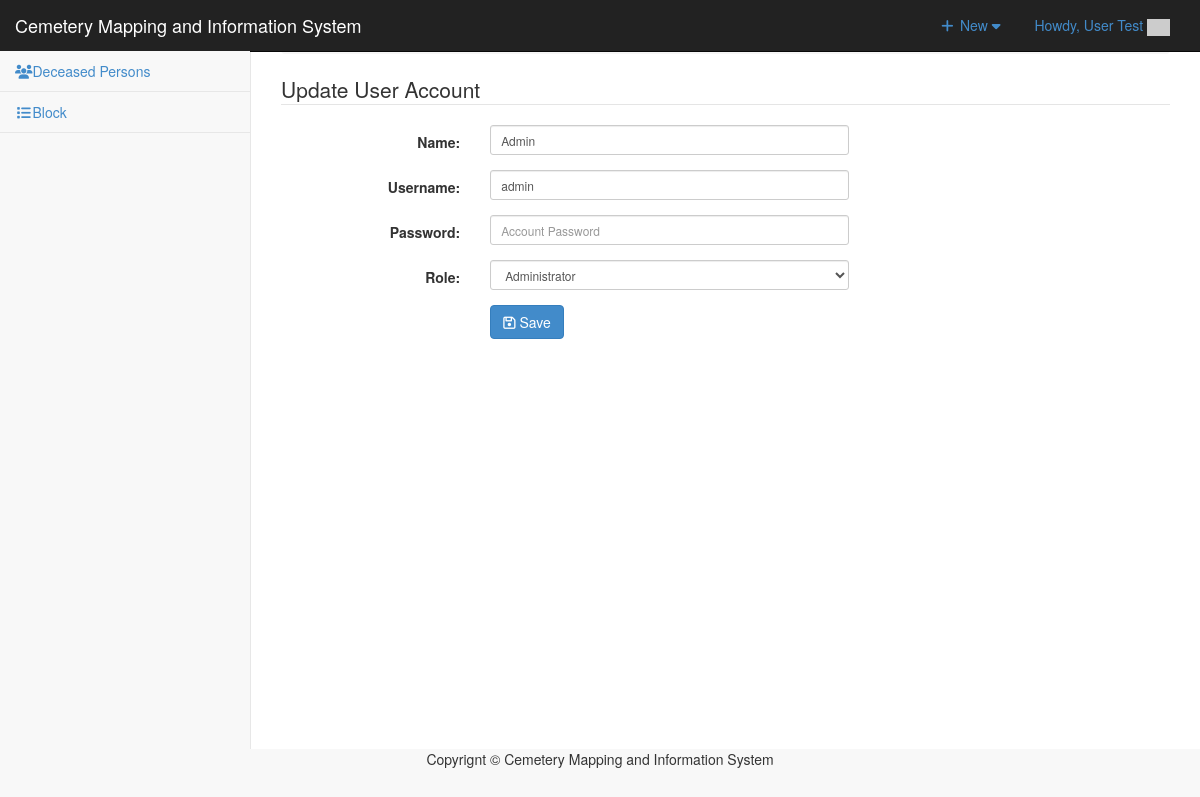
The page /admin/user/index.php?view=edit&id=126 (signed in) on the database its author committed.
### tables this page shows
CREATE TABLE `tbluseraccount` (
  `USERID` int(11) NOT NULL,
  `U_NAME` varchar(122) NOT NULL,
  `U_USERNAME` varchar(122) NOT NULL,
  `U_PASS` varchar(122) NOT NULL,
  `U_ROLE` varchar(30) NOT NULL,
  `USERIMAGE` varchar(255) NOT NULL
);

### admin/user/index.php (called while the page is built, shortened)
<?php
require_once ("../theme/templates.php");
?>

### include/database.php (called while the page is built, shortened)
<?php
class Database {
	var $sql_string = '';
	private $conn;
	public function open_connection() {
		$this->conn = mysqli_connect(server,user,pass);
		if(!$this->conn){
			echo "Problem in database connection! Contact administrator!";
			exit();
		}else{
			$db_select = mysqli_select_db($this->conn,database_name);
		}
	}
	function setQuery($sql='') {
		$this->sql_string=$sql;
	}
	function executeQuery() {
		$result = mysqli_query($this->conn,$this->sql_string);
		return $result;
	}
	private function confirm_query($result) {
		return $result;
	}
	function loadSingleResult() {
		$cur = $this->executeQuery();
		while ($row = mysqli_fetch_object($cur)) {
		return $data = $row;
		}
	}
}
$mydb = new Database();
?>

### include/accounts.php (called while the page is built, shortened)
<?php
require_once(LIB_PATH.DS.'database.php');
class User {
	protected static  $tblname = "tbluseraccount";
	function single_user($id=""){
			global $mydb;
			$mydb->setQuery("SELECT * FROM ".self::$tblname."
				Where USERID= '{$id}' LIMIT 1");
			$cur = $mydb->loadSingleResult();
			return $cur;
	}
}
?>

### admin/user/edit.php (the view, shortened to what this page needs)
<?php
  @$USERID = $_GET['id'];
  $user = New User();
  $singleuser = $user->single_user($USERID);
?>
 <form class="form-horizontal span6" action="controller.php?action=edit" method="POST">
          <fieldset>
            <legend> Update User Account</legend>
                  <div class="form-group">
                    <div class="col-md-8">
                      <label class="col-md-4 control-label" for=
                      "U_NAME">Name:</label>
                      <div class="col-md-8">
                         <input class="form-control input-sm" id="U_NAME" name="U_NAME" placeholder=
                            "Account Name" type="text" value="<?php echo $singleuser->U_NAME; ?>">
                      </div>
                    </div>
                  </div>
                  <div class="form-group">
                    <div class="col-md-8">
                      <label class="col-md-4 control-label" for=
                      "U_USERNAME">Username:</label>
                      <div class="col-md-8">
                         <input class="form-control input-sm" id="U_USERNAME" name="U_USERNAME" placeholder=
                            "Email Address" type="text" value="<?php echo $singleuser->U_USERNAME; ?>">
                      </div>
                    </div>
                  </div>
                  <div class="form-group">
                    <div class="col-md-8">
                      <label class="col-md-4 control-label" for=
                      "U_PASS">Password:</label>
                      <div class="col-md-8">
                         <input class="form-control input-sm" id="U_PASS" name="U_PASS" placeholder=
                            "Account Password" type="Password" value="" required>
                      </div>
                    </div>
                  </div>
                  <div class="form-group">
                    <div class="col-md-8">
                      <label class="col-md-4 control-label" for=
                      "U_ROLE">Role:</label>
                      <div class="col-md-8">
                       <select class="form-control input-sm" name="U_ROLE" id="U_ROLE">
                          <option value="Administrator"  <?php echo ($singleuser->U_ROLE=='Administrator') ? 'selected="true"': '' ; ?>>Administrator</option>
                        </select>
                      </div>
                    </div>
                  </div>
             <div class="form-group">
                    <div class="col-md-8">
                      <label class="col-md-4 control-label" for=
                      "idno"></label>
                      <div class="col-md-8">
                         <button class="btn btn-primary " name="save" type="submit" ><span class="fa fa-save fw-fa"></span> Save</button>
                      </div>
                    </div>
                  </div>
          </fieldset>
        <div class="form-group">
                <div class="rows">
                  <div class="col-md-6">
                    <label class="col-md-6 control-label" for=
                    "otherperson"></label>
                    <div class="col-md-6">
                    </div>
                  </div>
                  <div class="col-md-6" align="right">
                   </div>
              </div>
              </div>
        </form>
        </div>

### admin/css/sb-admin-2.css (style rules this page uses)
body { background-color: #f8f8f8; }

### rows shown on the page
tbluseraccount: U_NAME "Admin", U_USERNAME "admin", U_ROLE "Administrator"

### other values the page prints
$_SESSION['U_NAME'] "User Test"
